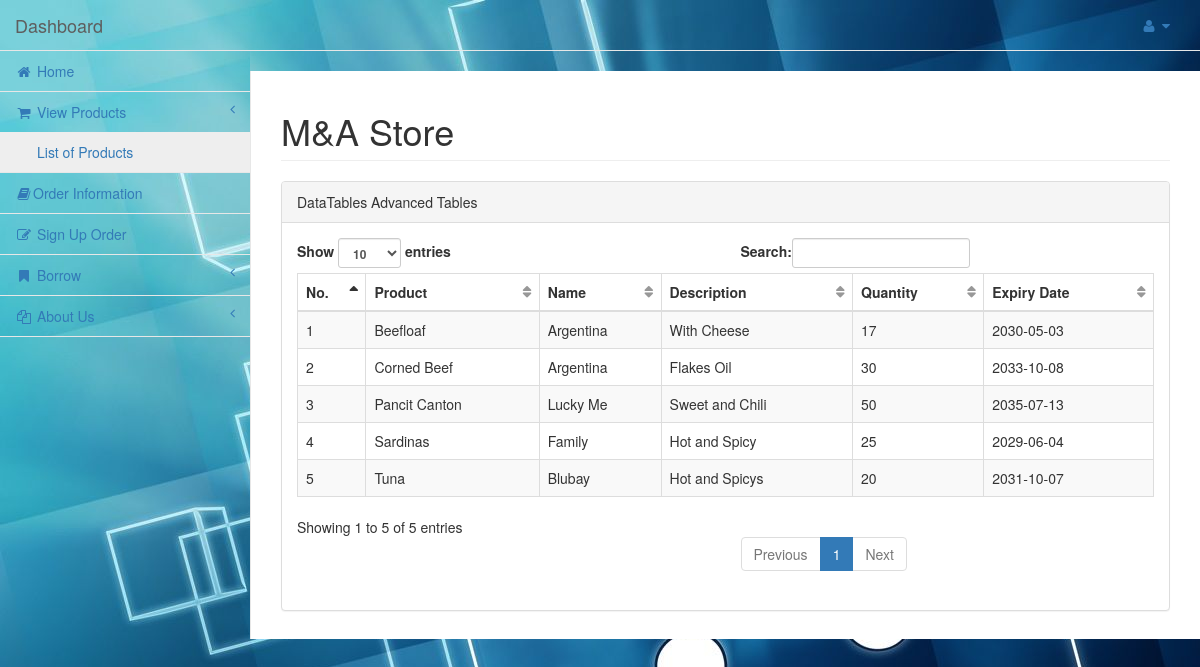
/shop/product_list.php, run on the app's committed database.
### tables this page shows
CREATE TABLE `product_tbl` (
  `shop_id` int(11) NOT NULL,
  `product` varchar(100) NOT NULL,
  `name` varchar(100) NOT NULL,
  `description` varchar(100) NOT NULL,
  `quantity` int(11) NOT NULL,
  `expiry_date` date NOT NULL
);

### shop/product_list.php (the view, shortened to what this page needs)
<!DOCTYPE html>
<html lang="en">
<?php
include 'connect.php';
?>
<head>
    <link href="../vendor/bootstrap/css/bootstrap.min.css" rel="stylesheet">
    <link href="../vendor/metisMenu/metisMenu.min.css" rel="stylesheet">
    <link href="../dist/css/sb-admin-2.css" rel="stylesheet">
    <link href="../vendor/morrisjs/morris.css" rel="stylesheet">
    <link href="../vendor/font-awesome/css/font-awesome.min.css" rel="stylesheet" type="text/css">
</head>
<body style="background-image: url('images/shops.jpg')">
    <div id="wrapper">
        <nav class="navbar navbar-default navbar-static-top" role="navigation" style="background-image: url('images/shops.jpg')">
            <div class="navbar-header">
                <a class="navbar-brand" href="home.php">Dashboard</a>
            </div>
            <ul class="nav navbar-top-links navbar-right">
                <li class="dropdown">
                    <a class="dropdown-toggle" data-toggle="dropdown" href="#">
                        <i class="fa fa-user fa-fw"></i> <i class="fa fa-caret-down"></i>
                    </a>
                </li>
            </ul>
            <?php
            include 'dashboard.php';
            ?>
                </div>
            </div>
        <div id="page-wrapper">
            <div class="row">
                <div class="col-lg-12">
                    <h1 class="page-header">M&A Store</h1>
                </div>
            </div>
            <div class="row">
                <div class="col-lg-12">
                    <div class="panel panel-default">
                        <div class="panel-heading">
                            DataTables Advanced Tables
                        </div>
                        <div class="panel-body">
                            <table width="100%" class="table table-striped table-bordered table-hover" id="dataTables-example">
                                <thead>
                                    <tr>
                                        <th>No.</th>
                                        <th>Product</th>
                                        <th>Name</th>
                                        <th>Description</th>
                                        <th>Quantity</th>
                                        <th>Expiry Date</th>
                                    </tr>
                                </thead>
                                <?php
                                $count = 1;
                                $fetchData = "SELECT * FROM product_tbl order by product asc";
                                $sam = mysqli_query($conn, $fetchData);
                                while($rest = mysqli_fetch_assoc($sam)){
                                    echo '
                                            <tr>
                                                <td>'.$count.'</td>
                                                <td>'.$rest['product'].'</td>
                                                <td>'.$rest['name'].'</td>
                                                <td>'.$rest['description'].'</td>
                                                <td>'.$rest['quantity'].'</td>
                                                <td>'.$rest['expiry_date'].'</td>
                                            </tr>
                                                ';
                                            $count++;
                                }
                                ?>
                            </table>
                    </div>
                </div>
            </div>
    </div>
</body>
</html>

### data on the page
product_tbl: product "Beefloaf", name "Argentina", description "With Cheese", quantity "17", expiry_date "2030-05-03"
product_tbl: product "Corned Beef", name "Argentina", description "Flakes Oil", quantity "30", expiry_date "2033-10-08"
product_tbl: product "Pancit Canton", name "Lucky Me", description "Sweet and Chili", quantity "50", expiry_date "2035-07-13"
product_tbl: product "Sardinas", name "Family", description "Hot and Spicy", quantity "25", expiry_date "2029-06-04"
product_tbl: product "Tuna", name "Blubay", description "Hot and Spicys", quantity "20", expiry_date "2031-10-07"
